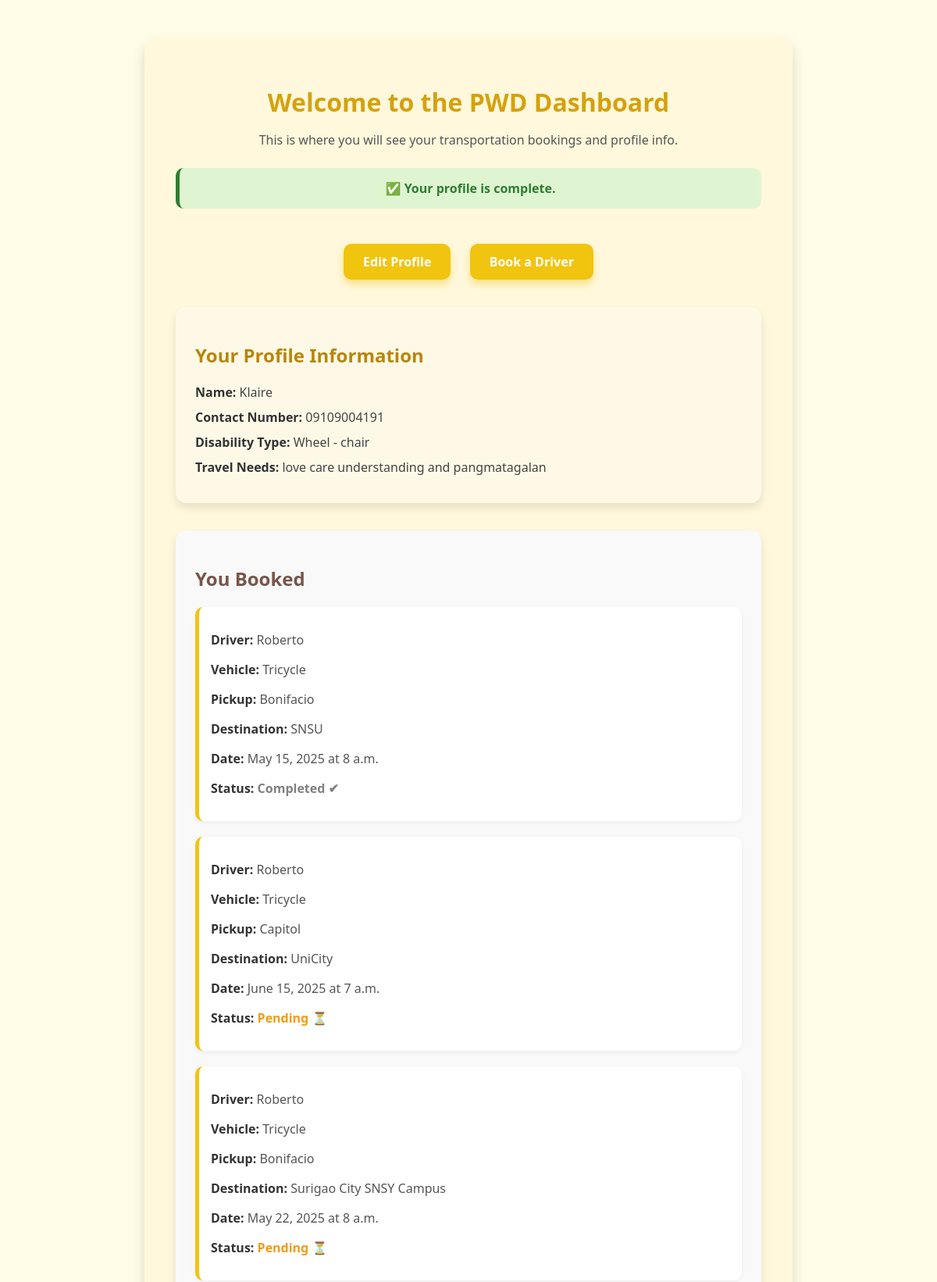
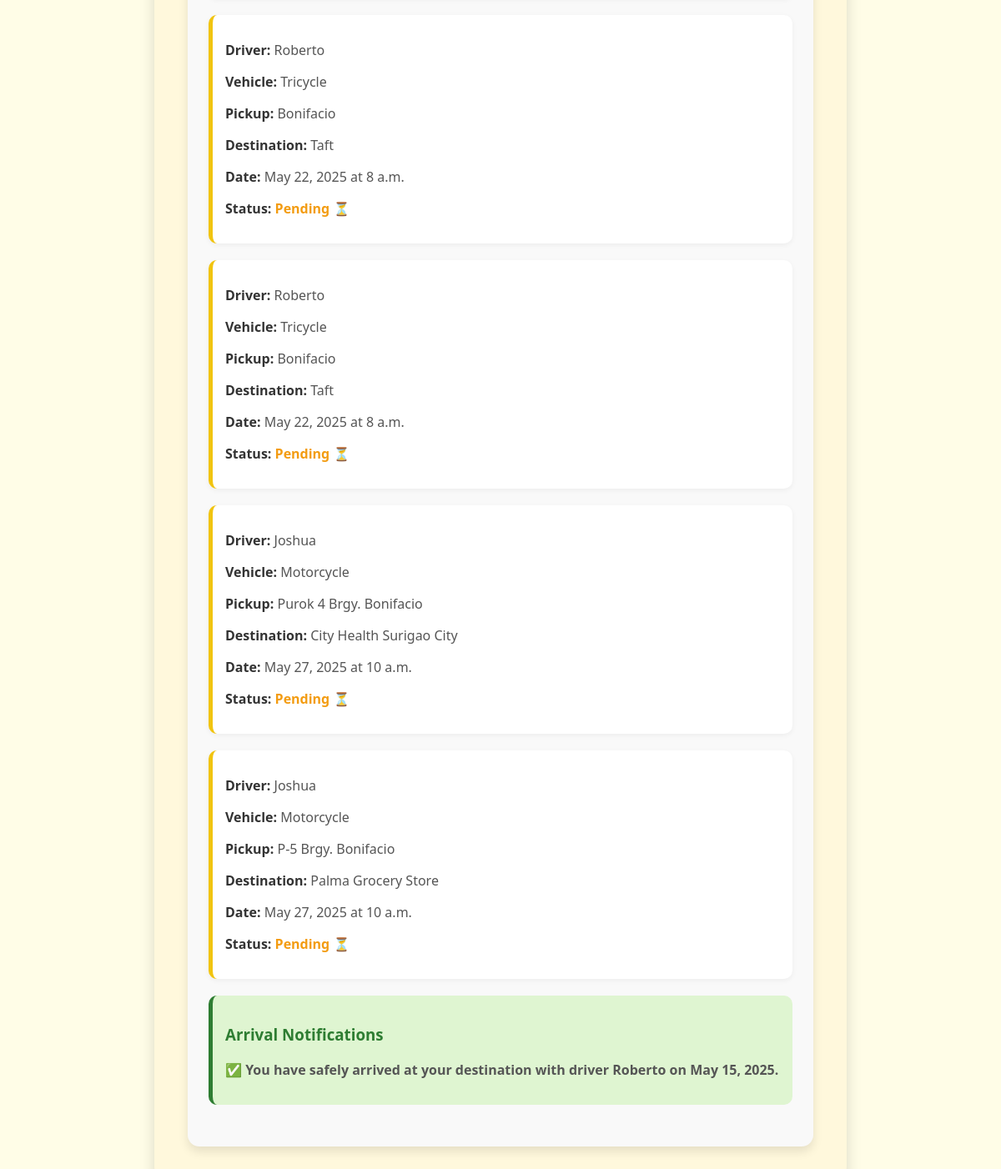
The page /pwds/dashboard/ (signed in) on the database its author committed (2 pictures, top to bottom).
### pwds/models.py (models this page shows, shortened)
class PWDProfile(models.Model):
    user = models.OneToOneField(settings.AUTH_USER_MODEL, on_delete=models.CASCADE)
    contact_number = models.CharField(max_length=15, blank=True)
    disability_type = models.CharField(max_length=100, blank=True)
    travel_needs = models.TextField(blank=True)

### users/models.py (models this page shows, shortened)
class CustomUser(AbstractUser):
    ROLE_CHOICES = (
        ('PWD', 'Person with Disability'),
        ('DRIVER', 'Driver'),
    )
    role = models.CharField(max_length=10, choices=ROLE_CHOICES, null=True, blank=True)

### bookings/models.py (models this page shows, shortened)
class Booking(models.Model):
    pwd = models.ForeignKey(settings.AUTH_USER_MODEL, on_delete=models.CASCADE, related_name='bookings')
    driver = models.ForeignKey(DriverProfile, on_delete=models.CASCADE, related_name='bookings')
    destination = models.CharField(max_length=255)
    pickup_location = models.CharField(max_length=255)
    travel_date = models.DateField(default=date.today)
    travel_time = models.TimeField(null=True, blank=True, default=default_travel_time)
    status = models.CharField(
        max_length=50,
        choices=[
            ('Pending', 'Pending'),
            ('Approved', 'Approved'),
            ('Rejected', 'Rejected'),
            ('Completed', 'Completed')
        ],
        default='Pending'
    )

### drivers/models.py (models this page shows, shortened)
class DriverProfile(models.Model):
    user = models.OneToOneField(settings.AUTH_USER_MODEL, on_delete=models.CASCADE)
    contact_number = models.CharField(max_length=15)
    vehicle_type = models.CharField(max_length=50, choices=[
        ('Tricycle', 'Tricycle'),
        ('Motorcycle', 'Motorcycle'),
        ('Multicab', 'Multicab'),
        ('Bus', 'Bus')
    ])
    availability = models.CharField(max_length=100)
    travel_area = models.CharField(max_length=100)

### pwds/views.py (the view)
# urls.py: path('dashboard/', views.dashboard_view, name='dashboard'),
@login_required
def dashboard_view(request):
    try:
        profile = PWDProfile.objects.get(user=request.user)
        profile_complete = all([
            profile.contact_number,
            profile.disability_type,
            profile.travel_needs,
        ])
        bookings = Booking.objects.filter(pwd=request.user)
        completed_bookings = bookings.filter(status='Completed')
        return render(request, 'pwds/dashboard.html', {
            'profile': profile,
            'profile_complete': profile_complete,
            'bookings': bookings,
            'completed_bookings': completed_bookings,  # for notification
        })
    except PWDProfile.DoesNotExist:
        return redirect('pwds:edit_profile')

### pwds/templates/pwds/dashboard.html (shortened to what this page needs)
<!DOCTYPE html>
<html lang="en">
<head>
</head>
<body>
    <div class="dashboard">
        <h1>Welcome to the PWD Dashboard</h1>
        <p>This is where you will see your transportation bookings and profile info.</p>
        {% if profile_complete %}
            <div class="alert success">
                ✅ Your profile is complete.
            </div>
        {% else %}
            <div class="alert warning">
                ⚠️ Your profile is incomplete. Please complete your profile.
            </div>
        {% endif %}
        <a href="{% url 'pwds:edit_profile' %}" class="btn-edit">Edit Profile</a>
        <a href="{% url 'bookings:create_booking' %}" class="btn-book">Book a Driver</a>
        {% if profile %}
        <div class="profile-info">
            <h2>Your Profile Information</h2>
            <p><strong>Name:</strong> {{ profile.user.get_full_name|default:profile.user.username }}</p>
            <p><strong>Contact Number:</strong> {{ profile.contact_number|default:"Not provided" }}</p>
            <p><strong>Disability Type:</strong> {{ profile.disability_type|default:"Not provided" }}</p>
            <p><strong>Travel Needs:</strong> {{ profile.travel_needs|default:"Not provided" }}</p>
        </div>
        {% endif %}
        {% if bookings %}
        <div class="booking-status">
            <h2>You Booked</h2>
            {% for booking in bookings %}
                <div class="booking">
                    <p><strong>Driver:</strong> {{ booking.driver.user.get_full_name|default:booking.driver.user.username }}</p>
                    <p><strong>Vehicle:</strong> {{ booking.driver.vehicle_type }}</p>
                    <p><strong>Pickup:</strong> {{ booking.pickup_location }}</p>
                    <p><strong>Destination:</strong> {{ booking.destination }}</p>
                    <p><strong>Date:</strong> {{ booking.travel_date }} at {{ booking.travel_time }}</p>
                    <p><strong>Status:</strong>
                        {% if booking.status == 'Approved' %}
                            <span class="status-approved">Approved ✅</span>
                        {% elif booking.status == 'Rejected' %}
                            <span class="status-rejected">Rejected ❌</span>
                        {% elif booking.status == 'Completed' %}
                            <span class="status-completed">Completed ✔</span>
                        {% else %}
                            <span class="status-pending">Pending ⏳</span>
                        {% endif %}
                    </p>
                </div>
            {% endfor %}
            {% if completed_bookings %}
    <div class="alert success" style="margin-top: 20px;">
        <h3>Arrival Notifications</h3>
        {% for booking in completed_bookings %}
            <p>✅ You have safely arrived at your destination with driver {{ booking.driver.user.get_full_name|default:booking.driver.user.username }} on {{ booking.travel_date }}.</p>
        {% endfor %}
    </div>
{% endif %}
        </div>
        {% else %}
            <div class="booking-status">
                <h2>You Booked</h2>
                <p>You have not made any bookings yet.</p>
            </div>
        {% endif %}
    </div>
</body>
</html>

### pwds/templates/pwds/dashboard.html (style rules this page uses)
body { font-family: 'Segoe UI', Tahoma, Geneva, Verdana, sans-serif; padding: 40px; background-color: #fffde7; }
.dashboard { background: #fff8dc; padding: 40px; border-radius: 16px; box-shadow: 0 10px 18px rgba(0,0,0,0.15); max-width: 750px; margin: auto; text-align: center; }
h1 { color: #d4a20f; margin-bottom: 10px; }
p { color: #555; }
.alert { padding: 15px; margin: 25px 0; border-radius: 10px; font-weight: bold; }
.alert.success { background-color: #dff5d1; color: #2e7d32; border-left: 5px solid #2e7d32; }
.btn-edit, .btn-book { display: inline-block; background-color: #f1c40f; color: white; padding: 12px 25px; border-radius: 10px; text-decoration: none; font-weight: bold; box-shadow: 0 6px 10px rgba(241, 196, 15, 0.4); transition: background-color 0.3s ease, transform 0.2s ease; margin: 20px 10px 0 10px; }
.profile-info { text-align: left; background-color: #fef9e7; padding: 25px; margin-top: 35px; border-radius: 14px; box-shadow: 0 6px 12px rgba(0,0,0,0.1); }
.profile-info h2 { color: #b8860b; margin-bottom: 20px; }
.profile-info p { margin: 10px 0; font-size: 16px; color: #444; }
strong { color: #333; }
.booking-status { margin-top: 35px; background-color: #f9f9f9; padding: 25px; border-radius: 14px; box-shadow: 0 6px 12px rgba(0,0,0,0.1); text-align: left; }
.booking-status h2 { color: #795548; margin-bottom: 20px; }
.booking { margin-bottom: 20px; padding: 15px; background-color: #fff; border-radius: 10px; border-left: 5px solid #f1c40f; box-shadow: 0 2px 6px rgba(0,0,0,0.05); }
.status-pending { color: #f39c12; font-weight: bold; }
.status-completed { color: gray; font-weight: bold; }

### rows shown on the page
PWDProfile: user.get_full_name "Klaire", contact_number "09109004191", disability_type "Wheel - chair", travel_needs "love care understanding and pangmatagalan"
Booking: driver.user.get_full_name "Roberto", driver.vehicle_type "Tricycle", pickup_location "Bonifacio", destination "SNSU", travel_date "May 15, 2025", travel_time "8 a.m.", status "Completed ✔"
Booking: driver.user.get_full_name "Roberto", driver.vehicle_type "Tricycle", pickup_location "Capitol", destination "UniCity", travel_date "June 15, 2025", travel_time "7 a.m.", status "Pending ⏳"
Booking: driver.user.get_full_name "Roberto", driver.vehicle_type "Tricycle", pickup_location "Bonifacio", destination "Surigao City SNSY Campus", travel_date "May 22, 2025", travel_time "8 a.m.", status "Pending ⏳"
Booking: driver.user.get_full_name "Roberto", driver.vehicle_type "Tricycle", pickup_location "Bonifacio", destination "Taft", travel_date "May 22, 2025", travel_time "8 a.m.", status "Pending ⏳"
Booking: driver.user.get_full_name "Roberto", driver.vehicle_type "Tricycle", pickup_location "Bonifacio", destination "Taft", travel_date "May 22, 2025", travel_time "8 a.m.", status "Pending ⏳"
Booking: driver.user.get_full_name "Joshua", driver.vehicle_type "Motorcycle", pickup_location "Purok 4 Brgy. Bonifacio", destination "City Health Surigao City", travel_date "May 27, 2025", travel_time "10 a.m.", status "Pending ⏳"
Booking: driver.user.get_full_name "Joshua", driver.vehicle_type "Motorcycle", pickup_location "P-5 Brgy. Bonifacio", destination "Palma Grocery Store", travel_date "May 27, 2025", travel_time "10 a.m.", status "Pending ⏳"
